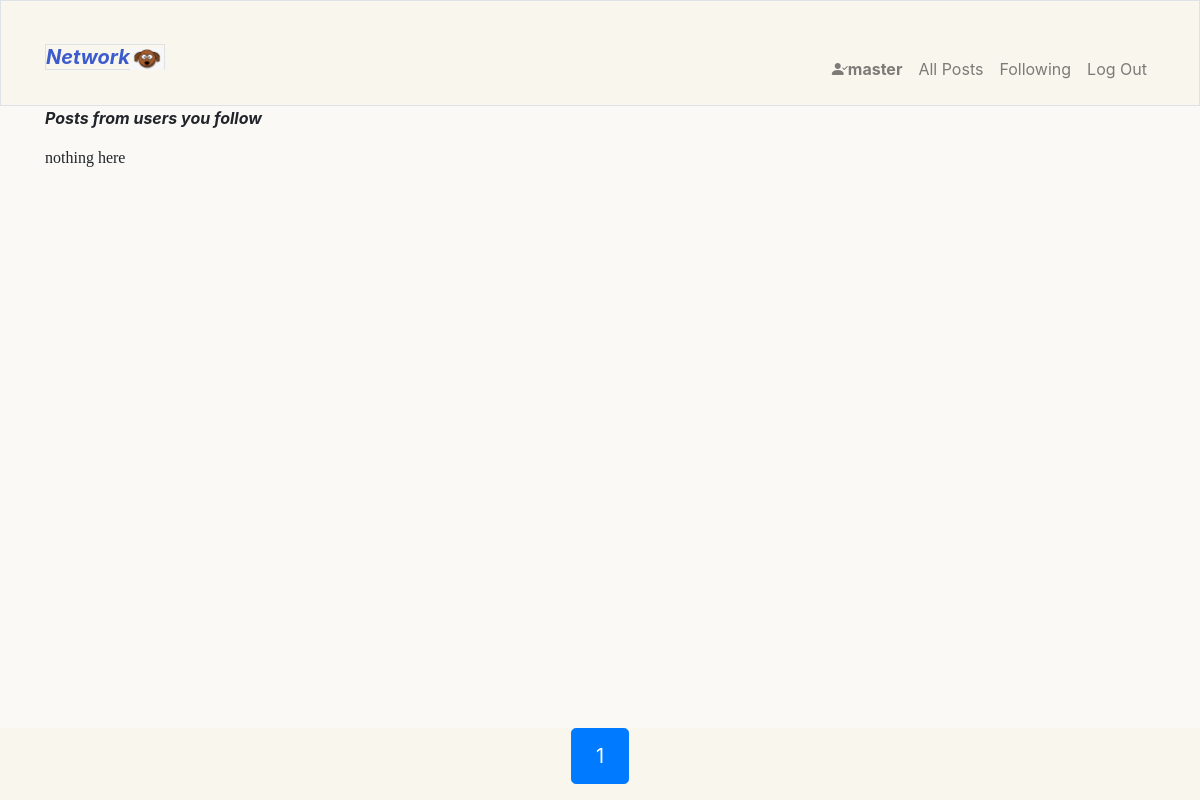
The app's page /following/page/1 (signed in), older data.
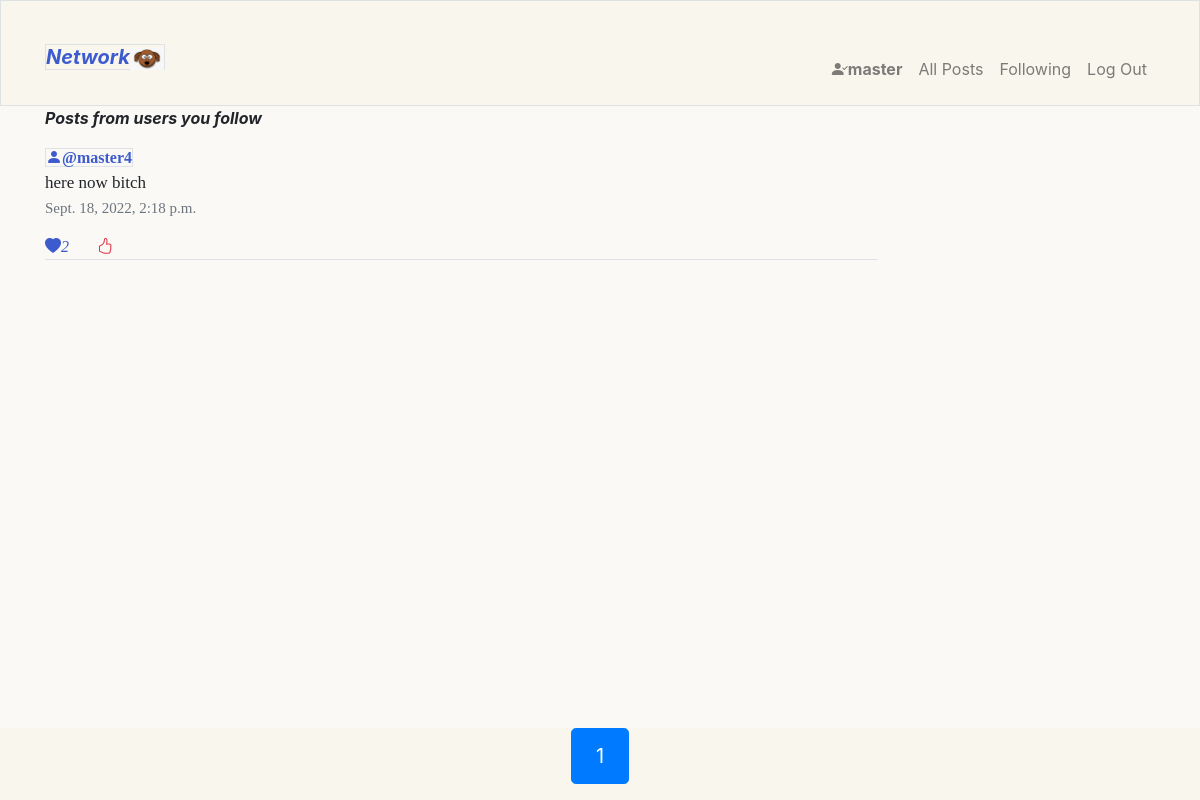
The same page, newer data.
### network/models.py (models this page shows, shortened)
class Post(models.Model):
    content = models.CharField(max_length=200)
    likes = models.IntegerField(default=0)
    created = models.DateTimeField(auto_now_add=True)
    user = models.ForeignKey(User,on_delete=models.CASCADE,related_name="post_created")

class User(AbstractUser):
    followers_number = models.IntegerField(default=0)
    following_number = models.IntegerField(default=0)
    joined = models.DateField(auto_now=True)
    def __str__(self):
        return f"{self.username}"

### network/views.py (the view)
# urls.py: path("following/page/<int:page_num>",views.following,name="following"),
def following(request,page_num):
    if not  request.user.is_authenticated:
        return render(request,"network/login.html",{
            "error":"Session expired ,Login again"
        })
    users_following = Following.objects.filter(user=request.user)
    user_likes  = Likes.objects.filter(user=request.user)
    user_liked_post = [x.liked_posts for x in user_likes]
    user_set = [user.following for user in users_following]
    print(user_set)
    following_post = Post.objects.filter(user__in= user_set).order_by("-created")
    pages = Paginator(following_post,10)
    if page_num > pages.num_pages:
            return HttpResponse("error")
    if not  request.user.is_authenticated:
        return render(request,"network/index.html",{
            "error":"Session expired ,Login again"
        })
    try:
        current_page = pages.get_page(page_num)
        return render(request,"network/following.html",{
            "current_page":current_page,
             "liked_posts":user_liked_post
        })
    except Exception as e:
        print(e)

### network/templates/network/following.html (shortened to what this page needs)
{% extends 'network/layout.html' %}
{% block body %}
<p class=""><strong class= "display-5 font-italic fw-bolder">Posts from users you follow</strong> </p>
<div class=" border-primary posts" >
    {% for post in current_page %}
    <div class=" mt-3  border-bottom w-75">
        <a class="border " href=" {% url 'profile' post.user.id %}"><i class="bi bi-person-fill  blue-color-tone"></i><strong class=" blue-color-tone">@{{ post.user.username }}</strong></a>
        <div>
            <p class="post-content text-break">{{post.content|linebreaksbr}}</p>
            <p class="date text-muted ">{{post.created}}</p>
        </div>
        <a ><i class="bi bi-heart-fill blue-color-tone" id="like-{{post.id}}">{{post.likes}}</i>    <a href="" class="mx-4 text-danger like-btn" data-id ="{{post.id}}"><i class="bi bi-hand-thumbs-up"></i></a>
    </div>
    {%empty%}
    nothing here
    {% endfor %}
    <div class="p-5"></div>
{% endblock body %}
{% block footer %}
<div class="">
    <nav aria-label="..." class= "fixed-bottom  d-flex justify-content-center ">
        <ul class="pagination pagination-lg">
          <li class="page-item active" aria-current="page">
            <span class="page-link">
              {{current_page.number}}
            </span>
          </li>
        </ul>
      </nav>
</div>
{% endblock footer %}

Row changes from the older to the newer data that the page shows:
added Post: user.username "master4", content "here now bitch", created "Sept. 18, 2022, 2:18 p.m.", likes "2"
Text that changed along with them:
text no longer shown: "nothing here"
